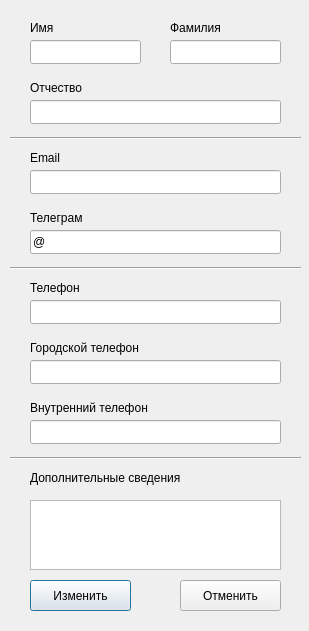
<?xml version="1.0" encoding="UTF-8"?>
<ui version="4.0">
 <class>RedactPersonView</class>
 <widget class="QDialog" name="RedactPersonView">
  <property name="enabled">
   <bool>true</bool>
  </property>
  <property name="geometry">
   <rect>
    <x>0</x>
    <y>0</y>
    <width>309</width>
    <height>631</height>
   </rect>
  </property>
  <property name="windowTitle">
   <string>Редактирование контакта</string>
  </property>
  <property name="windowIcon">
   <iconset resource="../Resources/MainIcons.qrc">
    <normaloff>:/icon/mainIcon/Icons/calendar3.svg</normaloff>:/icon/mainIcon/Icons/calendar3.svg</iconset>
  </property>
  <widget class="QLabel" name="iTelephoneLabel">
   <property name="geometry">
    <rect>
     <x>30</x>
     <y>400</y>
     <width>151</width>
     <height>16</height>
    </rect>
   </property>
   <property name="text">
    <string>Внутренний телефон</string>
   </property>
  </widget>
  <widget class="QLineEdit" name="iTelephoneEdit">
   <property name="geometry">
    <rect>
     <x>30</x>
     <y>420</y>
     <width>251</width>
     <height>24</height>
    </rect>
   </property>
  </widget>
  <widget class="QLineEdit" name="telegramEdit">
   <property name="geometry">
    <rect>
     <x>30</x>
     <y>230</y>
     <width>251</width>
     <height>24</height>
    </rect>
   </property>
   <property name="text">
    <string>@</string>
   </property>
  </widget>
  <widget class="QLabel" name="nameLabel">
   <property name="geometry">
    <rect>
     <x>30</x>
     <y>20</y>
     <width>49</width>
     <height>16</height>
    </rect>
   </property>
   <property name="text">
    <string>Имя</string>
   </property>
  </widget>
  <widget class="QLineEdit" name="snameEdit">
   <property name="geometry">
    <rect>
     <x>170</x>
     <y>40</y>
     <width>111</width>
     <height>24</height>
    </rect>
   </property>
  </widget>
  <widget class="QLineEdit" name="nameEdit">
   <property name="geometry">
    <rect>
     <x>30</x>
     <y>40</y>
     <width>111</width>
     <height>24</height>
    </rect>
   </property>
   <property name="text">
    <string/>
   </property>
  </widget>
  <widget class="QLabel" name="emailLabel">
   <property name="geometry">
    <rect>
     <x>30</x>
     <y>150</y>
     <width>49</width>
     <height>16</height>
    </rect>
   </property>
   <property name="text">
    <string>Email</string>
   </property>
  </widget>
  <widget class="Line" name="line_3">
   <property name="geometry">
    <rect>
     <x>10</x>
     <y>450</y>
     <width>291</width>
     <height>16</height>
    </rect>
   </property>
   <property name="orientation">
    <enum>Qt::Horizontal</enum>
   </property>
  </widget>
  <widget class="QLabel" name="descrLabel">
   <property name="geometry">
    <rect>
     <x>30</x>
     <y>470</y>
     <width>161</width>
     <height>16</height>
    </rect>
   </property>
   <property name="text">
    <string>Дополнительные сведения</string>
   </property>
  </widget>
  <widget class="Line" name="line">
   <property name="geometry">
    <rect>
     <x>10</x>
     <y>260</y>
     <width>291</width>
     <height>16</height>
    </rect>
   </property>
   <property name="orientation">
    <enum>Qt::Horizontal</enum>
   </property>
  </widget>
  <widget class="QLineEdit" name="cTelephoneEdit">
   <property name="geometry">
    <rect>
     <x>30</x>
     <y>360</y>
     <width>251</width>
     <height>24</height>
    </rect>
   </property>
  </widget>
  <widget class="QPushButton" name="acceptButton">
   <property name="geometry">
    <rect>
     <x>30</x>
     <y>580</y>
     <width>101</width>
     <height>31</height>
    </rect>
   </property>
   <property name="text">
    <string>Изменить</string>
   </property>
  </widget>
  <widget class="QLineEdit" name="emailEdit">
   <property name="geometry">
    <rect>
     <x>30</x>
     <y>170</y>
     <width>251</width>
     <height>24</height>
    </rect>
   </property>
  </widget>
  <widget class="QPushButton" name="cancelButton">
   <property name="geometry">
    <rect>
     <x>180</x>
     <y>580</y>
     <width>101</width>
     <height>31</height>
    </rect>
   </property>
   <property name="text">
    <string>Отменить</string>
   </property>
  </widget>
  <widget class="QLineEdit" name="telephoneEdit">
   <property name="geometry">
    <rect>
     <x>30</x>
     <y>300</y>
     <width>251</width>
     <height>24</height>
    </rect>
   </property>
  </widget>
  <widget class="QLabel" name="telephoneLabel">
   <property name="geometry">
    <rect>
     <x>30</x>
     <y>280</y>
     <width>71</width>
     <height>16</height>
    </rect>
   </property>
   <property name="text">
    <string>Телефон</string>
   </property>
  </widget>
  <widget class="QLabel" name="cTelephoneLabel">
   <property name="geometry">
    <rect>
     <x>30</x>
     <y>340</y>
     <width>141</width>
     <height>16</height>
    </rect>
   </property>
   <property name="text">
    <string>Городской телефон</string>
   </property>
  </widget>
  <widget class="QLabel" name="telegramLabel">
   <property name="geometry">
    <rect>
     <x>30</x>
     <y>210</y>
     <width>71</width>
     <height>16</height>
    </rect>
   </property>
   <property name="text">
    <string>Телеграм</string>
   </property>
  </widget>
  <widget class="QLineEdit" name="pnameEdit">
   <property name="geometry">
    <rect>
     <x>30</x>
     <y>100</y>
     <width>251</width>
     <height>24</height>
    </rect>
   </property>
  </widget>
  <widget class="QLabel" name="pnameLabel">
   <property name="geometry">
    <rect>
     <x>30</x>
     <y>80</y>
     <width>81</width>
     <height>16</height>
    </rect>
   </property>
   <property name="text">
    <string>Отчество</string>
   </property>
  </widget>
  <widget class="QLabel" name="snameLabel">
   <property name="geometry">
    <rect>
     <x>170</x>
     <y>20</y>
     <width>61</width>
     <height>16</height>
    </rect>
   </property>
   <property name="text">
    <string>Фамилия</string>
   </property>
  </widget>
  <widget class="QTextEdit" name="descrEdit">
   <property name="geometry">
    <rect>
     <x>30</x>
     <y>500</y>
     <width>251</width>
     <height>70</height>
    </rect>
   </property>
  </widget>
  <widget class="Line" name="line_2">
   <property name="geometry">
    <rect>
     <x>10</x>
     <y>130</y>
     <width>291</width>
     <height>16</height>
    </rect>
   </property>
   <property name="orientation">
    <enum>Qt::Horizontal</enum>
   </property>
  </widget>
 </widget>
 <tabstops>
  <tabstop>nameEdit</tabstop>
  <tabstop>snameEdit</tabstop>
  <tabstop>pnameEdit</tabstop>
  <tabstop>emailEdit</tabstop>
  <tabstop>telegramEdit</tabstop>
  <tabstop>telephoneEdit</tabstop>
  <tabstop>cTelephoneEdit</tabstop>
  <tabstop>iTelephoneEdit</tabstop>
  <tabstop>descrEdit</tabstop>
  <tabstop>acceptButton</tabstop>
  <tabstop>cancelButton</tabstop>
 </tabstops>
 <resources>
  <include location="../Resources/MainIcons.qrc"/>
 </resources>
 <connections/>
</ui>
